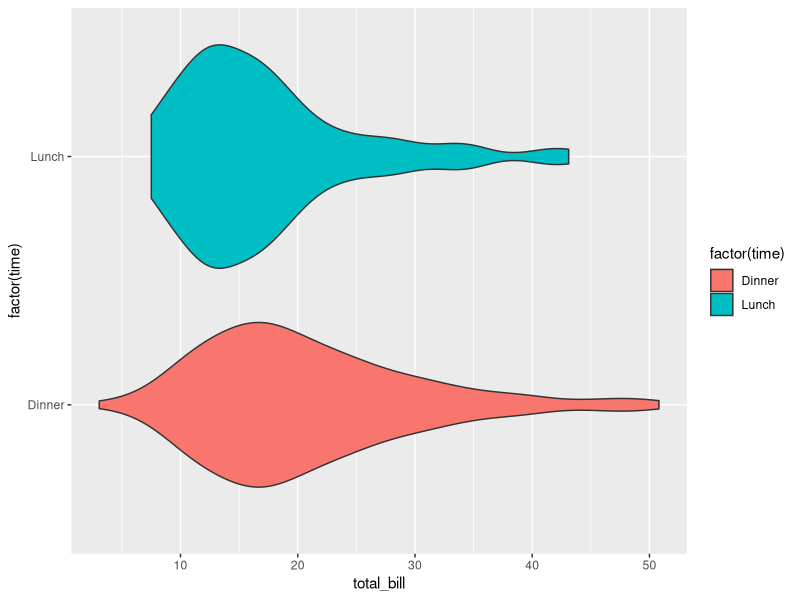

Here is the R script that generated this plot:
library(ggplot2)
library(reshape2)

p <- ggplot(tips, aes(x=total_bill, y=factor(time), fill=factor(time)))
p = p + geom_violin()
